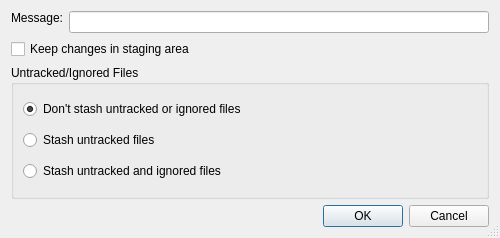
<?xml version="1.0" encoding="UTF-8"?>
<ui version="4.0">
 <class>GitStashDataDialog</class>
 <widget class="QDialog" name="GitStashDataDialog">
  <property name="geometry">
   <rect>
    <x>0</x>
    <y>0</y>
    <width>500</width>
    <height>238</height>
   </rect>
  </property>
  <property name="windowTitle">
   <string>Git Stash</string>
  </property>
  <property name="sizeGripEnabled">
   <bool>true</bool>
  </property>
  <layout class="QGridLayout" name="gridLayout">
   <item row="0" column="0">
    <widget class="QLabel" name="label_3">
     <property name="text">
      <string>Message:</string>
     </property>
     <property name="alignment">
      <set>Qt::AlignLeading|Qt::AlignLeft|Qt::AlignTop</set>
     </property>
    </widget>
   </item>
   <item row="0" column="1">
    <widget class="QLineEdit" name="messageEdit">
     <property name="toolTip">
      <string>Enter a message for the stash</string>
     </property>
    </widget>
   </item>
   <item row="1" column="0" colspan="2">
    <widget class="QCheckBox" name="keepCheckBox">
     <property name="text">
      <string>Keep changes in staging area</string>
     </property>
    </widget>
   </item>
   <item row="2" column="0" colspan="2">
    <widget class="QGroupBox" name="groupBox">
     <property name="title">
      <string>Untracked/Ignored Files</string>
     </property>
     <layout class="QVBoxLayout" name="verticalLayout">
      <item>
       <widget class="QRadioButton" name="noneRadioButton">
        <property name="toolTip">
         <string>Select to not stash untracked or ignored files</string>
        </property>
        <property name="text">
         <string>Don't stash untracked or ignored files</string>
        </property>
        <property name="checked">
         <bool>true</bool>
        </property>
       </widget>
      </item>
      <item>
       <widget class="QRadioButton" name="untrackedRadioButton">
        <property name="toolTip">
         <string>Select to stash untracked files</string>
        </property>
        <property name="text">
         <string>Stash untracked files</string>
        </property>
       </widget>
      </item>
      <item>
       <widget class="QRadioButton" name="allRadioButton">
        <property name="toolTip">
         <string>Select to stash untracked and ignored files</string>
        </property>
        <property name="text">
         <string>Stash untracked and ignored files</string>
        </property>
       </widget>
      </item>
     </layout>
    </widget>
   </item>
   <item row="3" column="0" colspan="2">
    <widget class="QDialogButtonBox" name="buttonBox">
     <property name="orientation">
      <enum>Qt::Horizontal</enum>
     </property>
     <property name="standardButtons">
      <set>QDialogButtonBox::Cancel|QDialogButtonBox::Ok</set>
     </property>
    </widget>
   </item>
  </layout>
 </widget>
 <tabstops>
  <tabstop>messageEdit</tabstop>
  <tabstop>keepCheckBox</tabstop>
  <tabstop>noneRadioButton</tabstop>
  <tabstop>untrackedRadioButton</tabstop>
  <tabstop>allRadioButton</tabstop>
 </tabstops>
 <resources/>
 <connections>
  <connection>
   <sender>buttonBox</sender>
   <signal>accepted()</signal>
   <receiver>GitStashDataDialog</receiver>
   <slot>accept()</slot>
   <hints>
    <hint type="sourcelabel">
     <x>248</x>
     <y>254</y>
    </hint>
    <hint type="destinationlabel">
     <x>157</x>
     <y>274</y>
    </hint>
   </hints>
  </connection>
  <connection>
   <sender>buttonBox</sender>
   <signal>rejected()</signal>
   <receiver>GitStashDataDialog</receiver>
   <slot>reject()</slot>
   <hints>
    <hint type="sourcelabel">
     <x>316</x>
     <y>260</y>
    </hint>
    <hint type="destinationlabel">
     <x>286</x>
     <y>274</y>
    </hint>
   </hints>
  </connection>
 </connections>
</ui>
